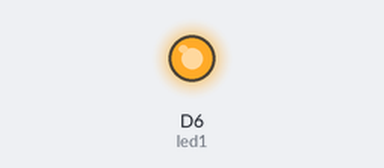
The sketch below on a simulated ESP8266 (NodeMCU). Shown: output pins drawn as LEDs (lit = HIGH).

Above: at 1.0 s.
At 31.9 s:
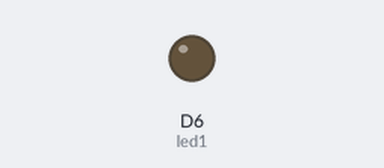
Timing chart, 0 to 33.5 s (numbered marks = the images above):
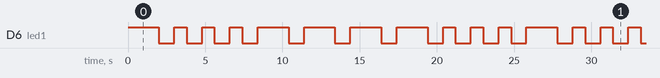

Measured:
- by itself, D6 (led1): repeats every 25.8 s: 3 × (LOW 1.0 s, HIGH 0.80 s), 4 × (LOW 1.0 s, HIGH 2.0 s), 3 × (LOW 1.0 s, HIGH 0.80 s), LOW 1.0 s, HIGH 2.0 s
- by itself, everything shown: repeats every 25.8 s, in 22 steps

The sketch:

sit210-bob-217616227-blink.ino
```cpp
//make variables to use them more easily in the later code
int led1 = D6;
int led2 = D7;

//a procedure for long blink in the Morse code
void longBlink() {
    //Turn on
    digitalWrite(led1, HIGH);
    delay(2000);

    //Turn off
    digitalWrite(led1, LOW);
    delay(1000);
}

//a procedure for long blink in the Morse code
void shortBlink() {
    //Turn on
    digitalWrite(led1, HIGH);
    delay(800);
    //Turn off
    digitalWrite(led1, LOW);
    delay(1000);
}

//Set up to put led1 as output
void setup() {
    pinMode(led1, OUTPUT);
}

//code to create the blink in Morse code (name BOB)
void loop() {
    //leter B
    longBlink();
    shortBlink();
    shortBlink();
    shortBlink();
    //leter O
    longBlink();
    longBlink();
    longBlink();
    //leter B
    longBlink();
    shortBlink();
    shortBlink();
    shortBlink();
    //and the code will repeat again
}
```
